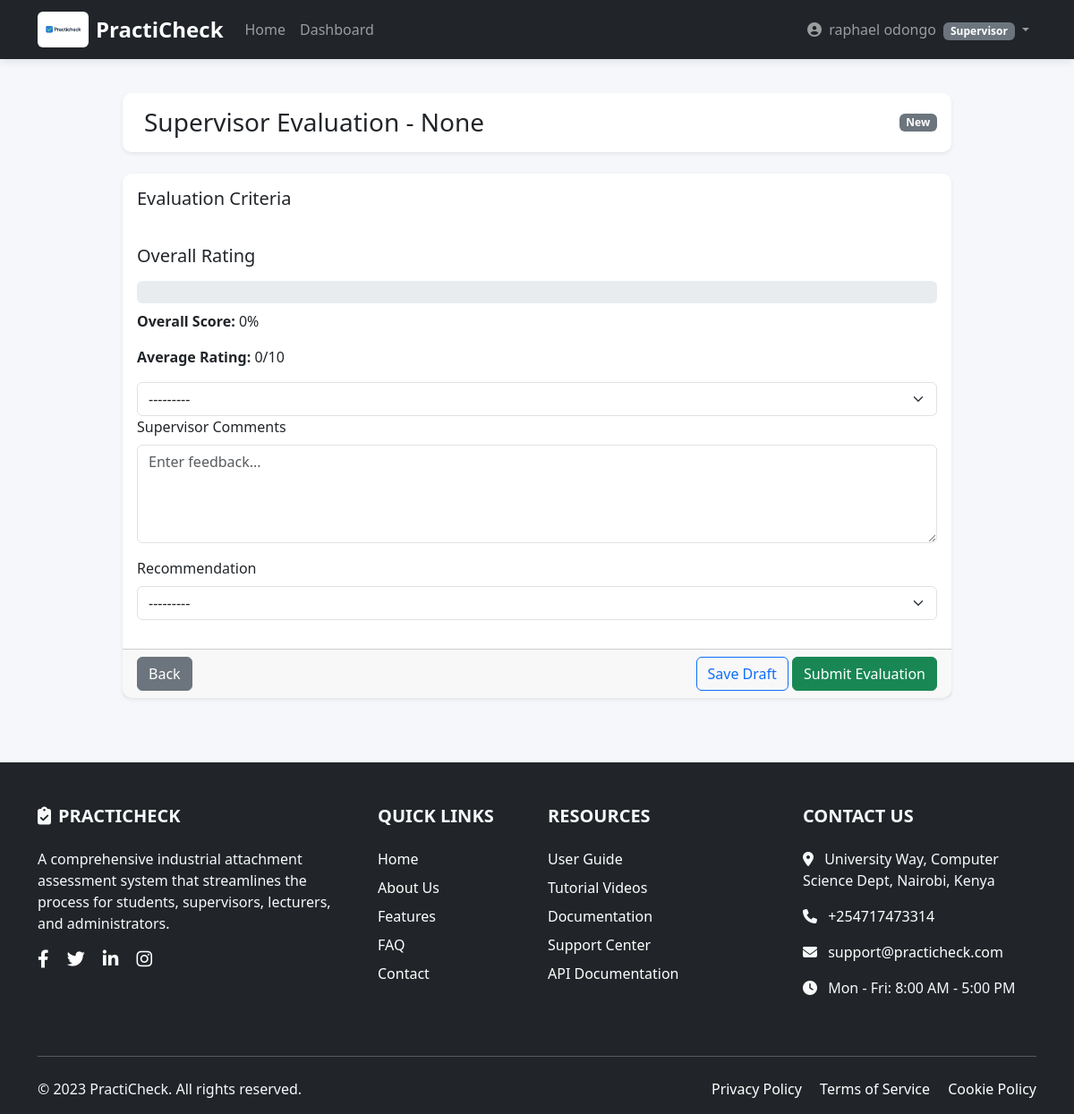
/evaluations/supervisor/evaluate/1/ (signed in), run on an earlier commit of the app's database.
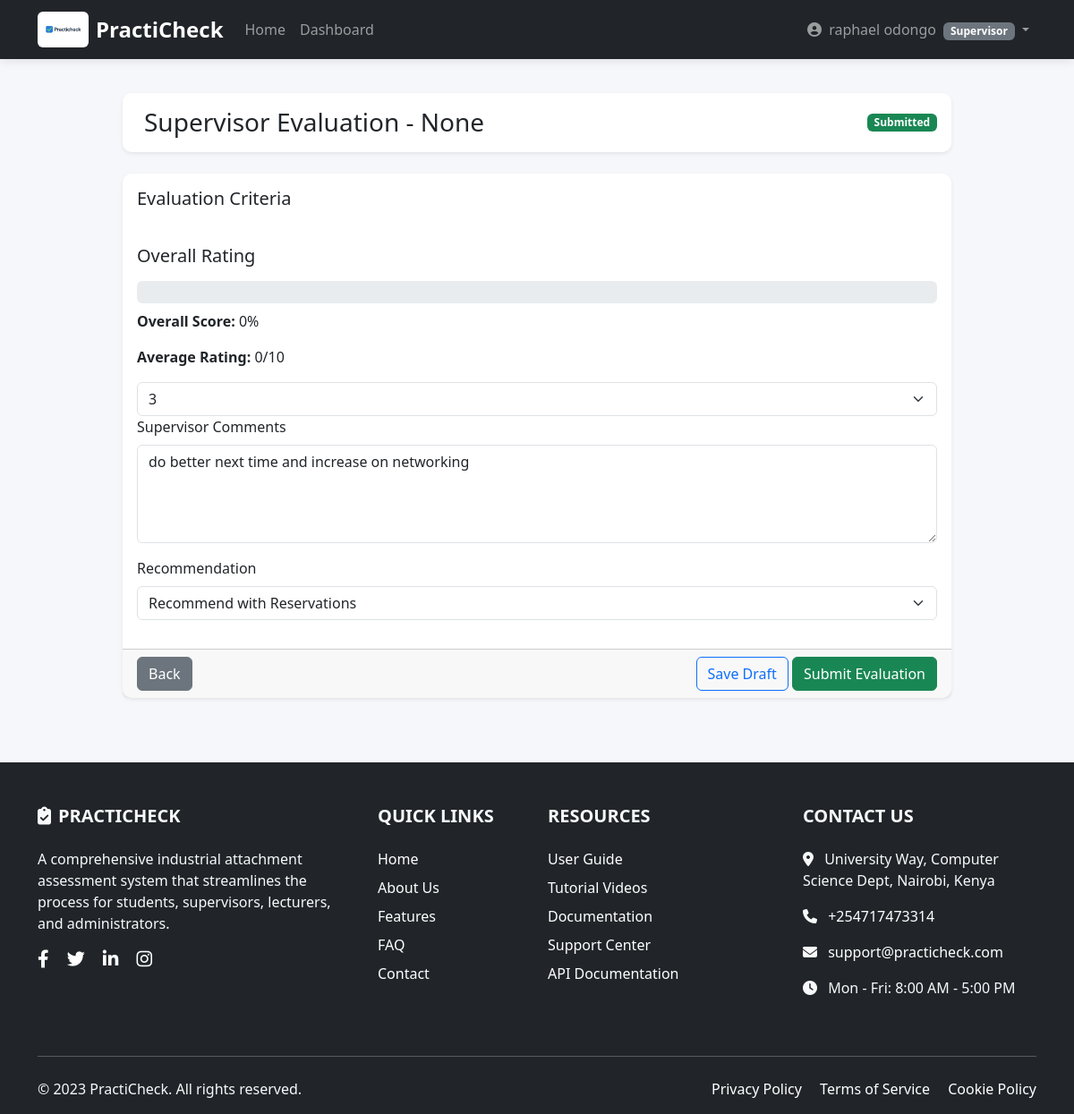
And on a later commit of the database.
### evaluations/models.py (models this page shows, shortened)
class SupervisorEvaluation(models.Model):
    RECOMMENDATION_CHOICES = [
        ('strongly_recommend', 'Strongly Recommend'),
        ('recommend', 'Recommend'),
        ('recommend_with_reservations', 'Recommend with Reservations'),
        ('not_recommend', 'Do Not Recommend'),
    ]
    STATUS_CHOICES = [
        ('draft', 'Draft'),
        ('submitted', 'Submitted'),
    ]
    attachment = models.ForeignKey(Attachment, on_delete=models.CASCADE)
    supervisor = models.ForeignKey(settings.AUTH_USER_MODEL, on_delete=models.CASCADE)
    criteria_scores = models.JSONField()  # Stores scores for each criteria
    overall_rating = models.IntegerField(choices=[(i, i) for i in range(1, 6)])
    comments = models.TextField()
    recommendation = models.CharField(max_length=50, choices=RECOMMENDATION_CHOICES)
    status = models.CharField(max_length=20, choices=STATUS_CHOICES, default="draft")  # NEW FIELD
    evaluation_date = models.DateTimeField(auto_now_add=True)
    last_modified = models.DateTimeField(auto_now=True)
    class Meta:
        unique_together = ['attachment', 'supervisor']

### evaluations/views.py (the view)
# urls.py: path("supervisor/evaluate/<int:attachment_id>/", views.evaluation_form, name="evaluation_form"),
@login_required
@supervisor_required
def evaluation_form(request, attachment_id):
    attachment = get_object_or_404(Attachment, id=attachment_id)
    if request.user.email != attachment.supervisor_email:
        messages.error(request, "You are not assigned as supervisor for this student.")
        return redirect("evaluations:supervisor_dashboard")
    criteria_list = EvaluationCriteria.objects.all()
    evaluation = SupervisorEvaluation.objects.filter(
        attachment=attachment, supervisor=request.user
    ).first()
    is_edit = evaluation is not None
    if request.method == "POST":
        form = SupervisorEvaluationForm(
            request.POST,
            instance=evaluation,
            criteria_list=criteria_list,
        )
        if form.is_valid():
            evaluation = form.save(commit=False)
            evaluation.attachment = attachment
            evaluation.supervisor = request.user
            evaluation.criteria_scores = {
                str(criteria.id): int(form.cleaned_data.get(f"criteria_{criteria.id}", 3))
                for criteria in criteria_list
            }
            if "save_draft" in request.POST:
                evaluation.status = "draft"
                messages.info(request, "Draft saved successfully.")
            elif "submit" in request.POST:
                evaluation.status = "submitted"
                messages.success(request, "Evaluation submitted successfully!")
            evaluation.save()
            return redirect("evaluations:supervisor_dashboard")
    else:
        form = SupervisorEvaluationForm(
            instance=evaluation,
            criteria_list=criteria_list,
        )
    return render(request, "evaluations/evaluation_form.html", {
        "form": form,
        "attachment": attachment,
        "criteria_list": criteria_list,
        "is_edit": is_edit,
    })

### evaluations/forms.py (shortened to what this page needs)
class SupervisorEvaluationForm(forms.ModelForm):
    class Meta:
        model = SupervisorEvaluation
        fields = ["comments", "overall_rating", "recommendation", "status"]
        widgets = {
            "comments": forms.Textarea(
                attrs={"rows": 4, "class": "form-control", "placeholder": "Enter feedback..."}
            ),
            "overall_rating": forms.Select(
                choices=[(i, i) for i in range(1, 6)],
                attrs={"class": "form-select"}
            ),
            "recommendation": forms.Select(
                choices=SupervisorEvaluation.RECOMMENDATION_CHOICES,
                attrs={"class": "form-select"}
            ),
            "status": forms.HiddenInput(),  # handled automatically (draft or submitted)
        }
    def __init__(self, *args, **kwargs):
        criteria_list = kwargs.pop("criteria_list", None)
        super().__init__(*args, **kwargs)

### accounts/context_processors.py (called while the page is built)
def user_type(request):
    return {
        'user_type': request.user.user_type if request.user.is_authenticated else None,
        'user_type_display': request.user.get_user_type_display() if request.user.is_authenticated else None,
    }

### evaluations/templates/evaluations/evaluation_form.html (shortened to what this page needs)
{% extends "base_student.html" %}
{% load static %}
{% load custom_filters %}
{% block content %}
<div class="container py-4">
    <div class="row">
        <div class="col-lg-10 mx-auto">
            <div class="card shadow-sm border-0 mb-4">
                <div class="card-body d-flex justify-content-between align-items-center">
                    <h3 class="card-title mb-0">
                        Supervisor Evaluation - {{ attachment.student.username }}
                    </h3>
                    {% if is_edit %}
                        {% if form.instance.status == "submitted" %}
                            <span class="badge bg-success">Submitted</span>
                        {% else %}
                            <span class="badge bg-warning text-dark">Draft</span>
                        {% endif %}
                    {% else %}
                        <span class="badge bg-secondary">New</span>
                    {% endif %}
                </div>
            </div>
            <form method="post" class="card shadow-sm border-0">
                <div class="card-body">
                    <h5 class="mb-3">Evaluation Criteria</h5>
                    <h5 class="mb-3">Overall Rating</h5>
                    <div class="progress mb-2" style="height: 25px;">
                    </div>
                    <p><strong>Overall Score:</strong> <span id="overallScore">0%</span></p>
                    <p><strong>Average Rating:</strong> <span id="averageScore">0</span>/10</p>
                    {{ form.overall_rating }}
                    <div class="mb-3">
                        <label for="{{ form.comments.id_for_label }}" class="form-label">Supervisor Comments</label>
                        {{ form.comments }}
                    </div>
                    <div class="mb-3">
                        <label class="form-label">Recommendation</label>
                        {{ form.recommendation }}
                    </div>
                </div>
                <div class="card-footer d-flex justify-content-between">
                    <a href="{% url 'evaluations:supervisor_dashboard' %}" class="btn btn-secondary">
                         Back
                    </a>
                    <div>
                        <button type="submit" name="save_draft" class="btn btn-outline-primary">
                             Save Draft
                        </button>
                        <button type="submit" name="submit" class="btn btn-success">
                             Submit Evaluation
                        </button>
                    </div>
                </div>
            </form>
        </div>
    </div>
</div>
{% endblock %}

What changed in the data, as far as the page shows it:
added SupervisorEvaluation: overall_rating "3", comments "do better next time and increase on networking", recommendation "Recommend with Reservations"
Also different on the page:
form field overall_rating: "---------" → (not shown)
form field recommendation: "---------" → (not shown)
text no longer shown: "New"
text now shown: "Submitted"
